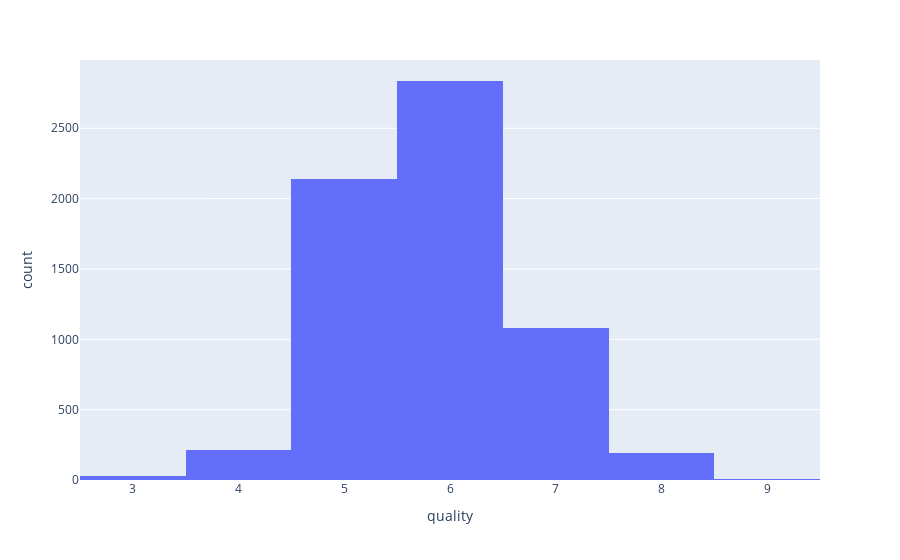
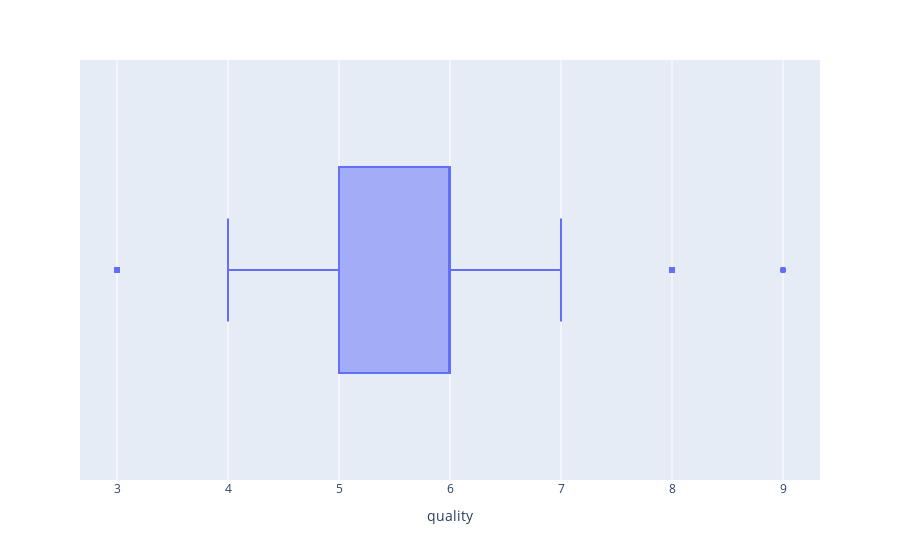

The code cell stored with these charts, in order, in its notebook:
### Markdown cell above
## Quantity is in range [3, 9]
Let's plot it.

### Code cell
quality_fig = px.histogram(df,x='quality')
print(df['quality'].unique())
quality_fig.show()
px.box(df, x='quality')

### Figure 1 — Plotly figure (JSON) as saved in the notebook; plotly's stock layout.template omitted (floating-point values rounded to 4 significant figures; data arrays with more than 128 entries replaced by an {"elided": "..."} marker saying what was removed)
{"data": [{"alignmentgroup": "True", "bingroup": "x", "hovertemplate": "quality=%{x}<br>count=%{y}<extra></extra>", "legendgroup": "", "marker": {"color": "#636efa"}, "name": "", "offsetgroup": "", "orientation": "v", "showlegend": false, "type": "histogram", "x": {"elided": "6497 int values"}, "xaxis": "x", "yaxis": "y"}], "layout": {"barmode": "relative", "legend": {"tracegroupgap": 0}, "margin": {"t": 60}, "xaxis": {"anchor": "y", "domain": [0, 1], "title": {"text": "quality"}}, "yaxis": {"anchor": "x", "domain": [0, 1], "title": {"text": "count"}}}}

### Figure 2 — Plotly figure (JSON) as saved in the notebook; plotly's stock layout.template omitted (floating-point values rounded to 4 significant figures; data arrays with more than 128 entries replaced by an {"elided": "..."} marker saying what was removed)
{"data": [{"alignmentgroup": "True", "hovertemplate": "quality=%{x}<extra></extra>", "legendgroup": "", "marker": {"color": "#636efa"}, "name": "", "notched": false, "offsetgroup": "", "orientation": "h", "showlegend": false, "type": "box", "x": {"elided": "6497 int values"}, "x0": " ", "xaxis": "x", "y0": " ", "yaxis": "y"}], "layout": {"boxmode": "group", "legend": {"tracegroupgap": 0}, "margin": {"t": 60}, "xaxis": {"anchor": "y", "domain": [0, 1], "title": {"text": "quality"}}, "yaxis": {"anchor": "x", "domain": [0, 1]}}}
